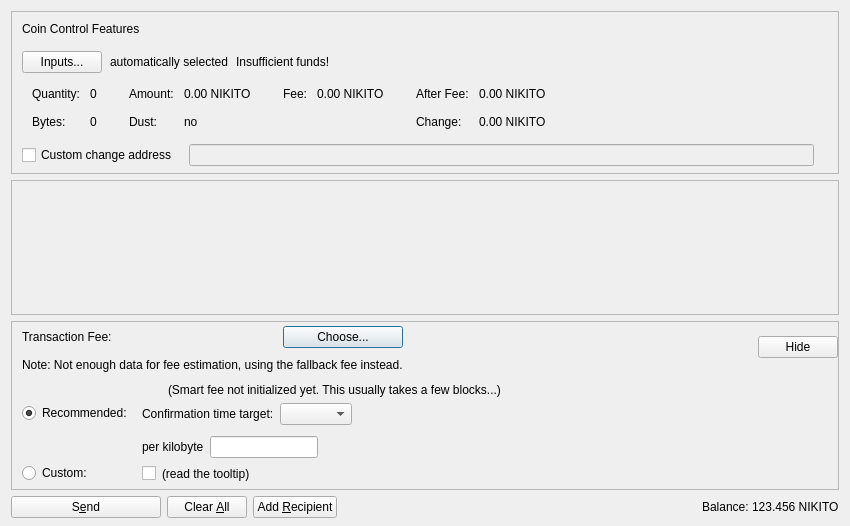
<?xml version="1.0" encoding="UTF-8"?>
<ui version="4.0">
 <class>SendCoinsDialog</class>
 <widget class="QDialog" name="SendCoinsDialog">
  <property name="geometry">
   <rect>
    <x>0</x>
    <y>0</y>
    <width>850</width>
    <height>526</height>
   </rect>
  </property>
  <property name="windowTitle">
   <string>Send Coins</string>
  </property>
  <layout class="QVBoxLayout" name="verticalLayout" stretch="0,1,0,0">
   <property name="bottomMargin">
    <number>8</number>
   </property>
   <item>
    <widget class="QFrame" name="frameCoinControl">
     <property name="sizePolicy">
      <sizepolicy hsizetype="Expanding" vsizetype="Expanding">
       <horstretch>0</horstretch>
       <verstretch>0</verstretch>
      </sizepolicy>
     </property>
     <property name="maximumSize">
      <size>
       <width>16777215</width>
       <height>16777215</height>
      </size>
     </property>
     <property name="frameShape">
      <enum>QFrame::StyledPanel</enum>
     </property>
     <property name="frameShadow">
      <enum>QFrame::Sunken</enum>
     </property>
     <layout class="QVBoxLayout" name="verticalLayoutCoinControl2">
      <property name="spacing">
       <number>0</number>
      </property>
      <property name="leftMargin">
       <number>0</number>
      </property>
      <property name="topMargin">
       <number>0</number>
      </property>
      <property name="rightMargin">
       <number>0</number>
      </property>
      <property name="bottomMargin">
       <number>6</number>
      </property>
      <item>
       <layout class="QVBoxLayout" name="verticalLayoutCoinControl" stretch="0,0,0,0,1">
        <property name="spacing">
         <number>0</number>
        </property>
        <property name="leftMargin">
         <number>10</number>
        </property>
        <property name="topMargin">
         <number>10</number>
        </property>
        <item>
         <layout class="QHBoxLayout" name="horizontalLayoutCoinControl1">
          <property name="bottomMargin">
           <number>15</number>
          </property>
          <item>
           <widget class="QLabel" name="labelCoinControlFeatures">
            <property name="sizePolicy">
             <sizepolicy hsizetype="Preferred" vsizetype="Maximum">
              <horstretch>0</horstretch>
              <verstretch>0</verstretch>
             </sizepolicy>
            </property>
            <property name="text">
             <string>Coin Control Features</string>
            </property>
           </widget>
          </item>
         </layout>
        </item>
        <item>
         <layout class="QHBoxLayout" name="horizontalLayoutCoinControl2" stretch="0,0,0,0">
          <property name="spacing">
           <number>8</number>
          </property>
          <property name="bottomMargin">
           <number>10</number>
          </property>
          <item>
           <widget class="QPushButton" name="pushButtonCoinControl">
            <property name="styleSheet">
             <string notr="true"/>
            </property>
            <property name="text">
             <string>Inputs...</string>
            </property>
            <property name="autoDefault">
             <bool>false</bool>
            </property>
           </widget>
          </item>
          <item>
           <widget class="QLabel" name="labelCoinControlAutomaticallySelected">
            <property name="text">
             <string>automatically selected</string>
            </property>
            <property name="margin">
             <number>5</number>
            </property>
           </widget>
          </item>
          <item>
           <widget class="QLabel" name="labelCoinControlInsuffFunds">
            <property name="text">
             <string>Insufficient funds!</string>
            </property>
            <property name="margin">
             <number>5</number>
            </property>
           </widget>
          </item>
          <item>
           <spacer name="horizontalSpacerCoinControl">
            <property name="orientation">
             <enum>Qt::Horizontal</enum>
            </property>
            <property name="sizeHint" stdset="0">
             <size>
              <width>40</width>
              <height>1</height>
             </size>
            </property>
           </spacer>
          </item>
         </layout>
        </item>
        <item>
         <widget class="QWidget" name="widgetCoinControl" native="true">
          <property name="sizePolicy">
           <sizepolicy hsizetype="Preferred" vsizetype="Preferred">
            <horstretch>0</horstretch>
            <verstretch>0</verstretch>
           </sizepolicy>
          </property>
          <property name="minimumSize">
           <size>
            <width>0</width>
            <height>0</height>
           </size>
          </property>
          <property name="styleSheet">
           <string notr="true"/>
          </property>
          <layout class="QHBoxLayout" name="horizontalLayoutCoinControl5">
           <property name="leftMargin">
            <number>0</number>
           </property>
           <property name="topMargin">
            <number>0</number>
           </property>
           <property name="rightMargin">
            <number>0</number>
           </property>
           <property name="bottomMargin">
            <number>0</number>
           </property>
           <item>
            <layout class="QHBoxLayout" name="horizontalLayoutCoinControl3" stretch="0,0,0,1">
             <property name="spacing">
              <number>20</number>
             </property>
             <property name="topMargin">
              <number>0</number>
             </property>
             <property name="bottomMargin">
              <number>10</number>
             </property>
             <item>
              <layout class="QFormLayout" name="formLayoutCoinControl1">
               <property name="horizontalSpacing">
                <number>10</number>
               </property>
               <property name="verticalSpacing">
                <number>14</number>
               </property>
               <property name="leftMargin">
                <number>10</number>
               </property>
               <property name="topMargin">
                <number>4</number>
               </property>
               <property name="rightMargin">
                <number>6</number>
               </property>
               <item row="0" column="0">
                <widget class="QLabel" name="labelCoinControlQuantityText">
                 <property name="text">
                  <string>Quantity:</string>
                 </property>
                 <property name="margin">
                  <number>0</number>
                 </property>
                </widget>
               </item>
               <item row="0" column="1">
                <widget class="QLabel" name="labelCoinControlQuantity">
                 <property name="cursor">
                  <cursorShape>IBeamCursor</cursorShape>
                 </property>
                 <property name="contextMenuPolicy">
                  <enum>Qt::ActionsContextMenu</enum>
                 </property>
                 <property name="text">
                  <string notr="true">0</string>
                 </property>
                 <property name="margin">
                  <number>0</number>
                 </property>
                 <property name="textInteractionFlags">
                  <set>Qt::LinksAccessibleByMouse|Qt::TextSelectableByKeyboard|Qt::TextSelectableByMouse</set>
                 </property>
                </widget>
               </item>
               <item row="1" column="0">
                <widget class="QLabel" name="labelCoinControlBytesText">
                 <property name="text">
                  <string>Bytes:</string>
                 </property>
                </widget>
               </item>
               <item row="1" column="1">
                <widget class="QLabel" name="labelCoinControlBytes">
                 <property name="cursor">
                  <cursorShape>IBeamCursor</cursorShape>
                 </property>
                 <property name="contextMenuPolicy">
                  <enum>Qt::ActionsContextMenu</enum>
                 </property>
                 <property name="text">
                  <string notr="true">0</string>
                 </property>
                 <property name="textInteractionFlags">
                  <set>Qt::LinksAccessibleByMouse|Qt::TextSelectableByKeyboard|Qt::TextSelectableByMouse</set>
                 </property>
                </widget>
               </item>
              </layout>
             </item>
             <item>
              <layout class="QFormLayout" name="formLayoutCoinControl2">
               <property name="horizontalSpacing">
                <number>10</number>
               </property>
               <property name="verticalSpacing">
                <number>14</number>
               </property>
               <property name="leftMargin">
                <number>6</number>
               </property>
               <property name="topMargin">
                <number>4</number>
               </property>
               <property name="rightMargin">
                <number>6</number>
               </property>
               <item row="0" column="0">
                <widget class="QLabel" name="labelCoinControlAmountText">
                 <property name="text">
                  <string>Amount:</string>
                 </property>
                 <property name="margin">
                  <number>0</number>
                 </property>
                </widget>
               </item>
               <item row="0" column="1">
                <widget class="QLabel" name="labelCoinControlAmount">
                 <property name="cursor">
                  <cursorShape>IBeamCursor</cursorShape>
                 </property>
                 <property name="contextMenuPolicy">
                  <enum>Qt::ActionsContextMenu</enum>
                 </property>
                 <property name="text">
                  <string notr="true">0.00 NIKITO</string>
                 </property>
                 <property name="textInteractionFlags">
                  <set>Qt::LinksAccessibleByMouse|Qt::TextSelectableByKeyboard|Qt::TextSelectableByMouse</set>
                 </property>
                </widget>
               </item>
               <item row="1" column="0">
                <widget class="QLabel" name="labelCoinControlLowOutputText">
                 <property name="text">
                  <string>Dust:</string>
                 </property>
                </widget>
               </item>
               <item row="1" column="1">
                <widget class="QLabel" name="labelCoinControlLowOutput">
                 <property name="cursor">
                  <cursorShape>IBeamCursor</cursorShape>
                 </property>
                 <property name="contextMenuPolicy">
                  <enum>Qt::ActionsContextMenu</enum>
                 </property>
                 <property name="text">
                  <string notr="true">no</string>
                 </property>
                 <property name="textInteractionFlags">
                  <set>Qt::LinksAccessibleByMouse|Qt::TextSelectableByKeyboard|Qt::TextSelectableByMouse</set>
                 </property>
                </widget>
               </item>
              </layout>
             </item>
             <item>
              <layout class="QFormLayout" name="formLayoutCoinControl3">
               <property name="horizontalSpacing">
                <number>10</number>
               </property>
               <property name="verticalSpacing">
                <number>14</number>
               </property>
               <property name="leftMargin">
                <number>6</number>
               </property>
               <property name="topMargin">
                <number>4</number>
               </property>
               <property name="rightMargin">
                <number>6</number>
               </property>
               <item row="0" column="0">
                <widget class="QLabel" name="labelCoinControlFeeText">
                 <property name="text">
                  <string>Fee:</string>
                 </property>
                 <property name="margin">
                  <number>0</number>
                 </property>
                </widget>
               </item>
               <item row="0" column="1">
                <widget class="QLabel" name="labelCoinControlFee">
                 <property name="cursor">
                  <cursorShape>IBeamCursor</cursorShape>
                 </property>
                 <property name="contextMenuPolicy">
                  <enum>Qt::ActionsContextMenu</enum>
                 </property>
                 <property name="text">
                  <string notr="true">0.00 NIKITO</string>
                 </property>
                 <property name="textInteractionFlags">
                  <set>Qt::LinksAccessibleByMouse|Qt::TextSelectableByKeyboard|Qt::TextSelectableByMouse</set>
                 </property>
                </widget>
               </item>
              </layout>
             </item>
             <item>
              <layout class="QFormLayout" name="formLayoutCoinControl4">
               <property name="horizontalSpacing">
                <number>10</number>
               </property>
               <property name="verticalSpacing">
                <number>14</number>
               </property>
               <property name="leftMargin">
                <number>6</number>
               </property>
               <property name="topMargin">
                <number>4</number>
               </property>
               <property name="rightMargin">
                <number>6</number>
               </property>
               <item row="0" column="0">
                <widget class="QLabel" name="labelCoinControlAfterFeeText">
                 <property name="text">
                  <string>After Fee:</string>
                 </property>
                 <property name="margin">
                  <number>0</number>
                 </property>
                </widget>
               </item>
               <item row="0" column="1">
                <widget class="QLabel" name="labelCoinControlAfterFee">
                 <property name="cursor">
                  <cursorShape>IBeamCursor</cursorShape>
                 </property>
                 <property name="contextMenuPolicy">
                  <enum>Qt::ActionsContextMenu</enum>
                 </property>
                 <property name="text">
                  <string notr="true">0.00 NIKITO</string>
                 </property>
                 <property name="textInteractionFlags">
                  <set>Qt::LinksAccessibleByMouse|Qt::TextSelectableByKeyboard|Qt::TextSelectableByMouse</set>
                 </property>
                </widget>
               </item>
               <item row="1" column="0">
                <widget class="QLabel" name="labelCoinControlChangeText">
                 <property name="text">
                  <string>Change:</string>
                 </property>
                </widget>
               </item>
               <item row="1" column="1">
                <widget class="QLabel" name="labelCoinControlChange">
                 <property name="cursor">
                  <cursorShape>IBeamCursor</cursorShape>
                 </property>
                 <property name="contextMenuPolicy">
                  <enum>Qt::ActionsContextMenu</enum>
                 </property>
                 <property name="text">
                  <string notr="true">0.00 NIKITO</string>
                 </property>
                 <property name="textInteractionFlags">
                  <set>Qt::LinksAccessibleByMouse|Qt::TextSelectableByKeyboard|Qt::TextSelectableByMouse</set>
                 </property>
                </widget>
               </item>
              </layout>
             </item>
            </layout>
           </item>
          </layout>
         </widget>
        </item>
        <item>
         <layout class="QHBoxLayout" name="horizontalLayoutCoinControl4" stretch="0,0,0">
          <property name="spacing">
           <number>12</number>
          </property>
          <property name="sizeConstraint">
           <enum>QLayout::SetDefaultConstraint</enum>
          </property>
          <property name="topMargin">
           <number>5</number>
          </property>
          <property name="rightMargin">
           <number>5</number>
          </property>
          <item>
           <widget class="QCheckBox" name="checkBoxCoinControlChange">
            <property name="toolTip">
             <string>If this is activated, but the change address is empty or invalid, change will be sent to a newly generated address.</string>
            </property>
            <property name="text">
             <string>Custom change address</string>
            </property>
           </widget>
          </item>
          <item>
           <widget class="QValidatedLineEdit" name="lineEditCoinControlChange">
            <property name="enabled">
             <bool>false</bool>
            </property>
            <property name="sizePolicy">
             <sizepolicy hsizetype="Expanding" vsizetype="Fixed">
              <horstretch>0</horstretch>
              <verstretch>0</verstretch>
             </sizepolicy>
            </property>
           </widget>
          </item>
          <item>
           <widget class="QLabel" name="labelCoinControlChangeLabel">
            <property name="sizePolicy">
             <sizepolicy hsizetype="Preferred" vsizetype="Expanding">
              <horstretch>0</horstretch>
              <verstretch>0</verstretch>
             </sizepolicy>
            </property>
            <property name="minimumSize">
             <size>
              <width>0</width>
              <height>0</height>
             </size>
            </property>
            <property name="text">
             <string/>
            </property>
            <property name="margin">
             <number>3</number>
            </property>
           </widget>
          </item>
         </layout>
        </item>
        <item>
         <spacer name="verticalSpacerCoinControl">
          <property name="orientation">
           <enum>Qt::Vertical</enum>
          </property>
          <property name="sizeHint" stdset="0">
           <size>
            <width>800</width>
            <height>1</height>
           </size>
          </property>
         </spacer>
        </item>
       </layout>
      </item>
     </layout>
    </widget>
   </item>
   <item>
    <widget class="QScrollArea" name="scrollArea">
     <property name="widgetResizable">
      <bool>true</bool>
     </property>
     <widget class="QWidget" name="scrollAreaWidgetContents">
      <property name="geometry">
       <rect>
        <x>0</x>
        <y>0</y>
        <width>830</width>
        <height>104</height>
       </rect>
      </property>
      <layout class="QVBoxLayout" name="verticalLayout_2" stretch="0,1">
       <property name="leftMargin">
        <number>0</number>
       </property>
       <property name="topMargin">
        <number>0</number>
       </property>
       <property name="rightMargin">
        <number>0</number>
       </property>
       <property name="bottomMargin">
        <number>0</number>
       </property>
       <item>
        <layout class="QVBoxLayout" name="entries">
         <property name="spacing">
          <number>6</number>
         </property>
        </layout>
       </item>
       <item>
        <spacer name="verticalSpacer">
         <property name="orientation">
          <enum>Qt::Vertical</enum>
         </property>
         <property name="sizeHint" stdset="0">
          <size>
           <width>20</width>
           <height>40</height>
          </size>
         </property>
        </spacer>
       </item>
      </layout>
     </widget>
    </widget>
   </item>
   <item>
    <widget class="QFrame" name="frameFee">
     <property name="sizePolicy">
      <sizepolicy hsizetype="Expanding" vsizetype="Expanding">
       <horstretch>0</horstretch>
       <verstretch>0</verstretch>
      </sizepolicy>
     </property>
     <property name="maximumSize">
      <size>
       <width>16777215</width>
       <height>16777215</height>
      </size>
     </property>
     <property name="frameShape">
      <enum>QFrame::StyledPanel</enum>
     </property>
     <property name="frameShadow">
      <enum>QFrame::Sunken</enum>
     </property>
     <layout class="QVBoxLayout" name="verticalLayoutFee1">
      <property name="spacing">
       <number>0</number>
      </property>
      <property name="leftMargin">
       <number>0</number>
      </property>
      <property name="topMargin">
       <number>0</number>
      </property>
      <property name="rightMargin">
       <number>0</number>
      </property>
      <property name="bottomMargin">
       <number>0</number>
      </property>
      <item>
       <layout class="QVBoxLayout" name="verticalLayoutFee2" stretch="0,0,0">
        <property name="spacing">
         <number>0</number>
        </property>
        <property name="leftMargin">
         <number>10</number>
        </property>
        <property name="topMargin">
         <number>0</number>
        </property>
        <item>
         <layout class="QHBoxLayout" name="horizontalLayoutFee1">
          <property name="bottomMargin">
           <number>0</number>
          </property>
          <item>
           <layout class="QVBoxLayout" name="verticalLayoutFee7">
            <property name="spacing">
             <number>0</number>
            </property>
            <item>
             <spacer name="verticalSpacerSmartFee">
              <property name="orientation">
               <enum>Qt::Vertical</enum>
              </property>
              <property name="sizeType">
               <enum>QSizePolicy::Fixed</enum>
              </property>
              <property name="sizeHint" stdset="0">
               <size>
                <width>1</width>
                <height>4</height>
               </size>
              </property>
             </spacer>
            </item>
            <item>
             <layout class="QHBoxLayout" name="horizontalLayoutSmartFee">
              <property name="spacing">
               <number>10</number>
              </property>
              <item>
               <widget class="QLabel" name="labelFeeHeadline">
                <property name="sizePolicy">
                 <sizepolicy hsizetype="Preferred" vsizetype="Maximum">
                  <horstretch>0</horstretch>
                  <verstretch>0</verstretch>
                 </sizepolicy>
                </property>
                <property name="text">
                 <string>Transaction Fee:</string>
                </property>
               </widget>
              </item>
              <item>
               <widget class="QLabel" name="labelFeeMinimized">
                <property name="text">
                 <string/>
                </property>
               </widget>
              </item>
              <item>
               <widget class="QPushButton" name="buttonChooseFee">
                <property name="text">
                 <string>Choose...</string>
                </property>
               </widget>
              </item>
             </layout>
            </item>
            <item>
             <spacer name="verticalSpacer_7">
              <property name="orientation">
               <enum>Qt::Vertical</enum>
              </property>
              <property name="sizeHint" stdset="0">
               <size>
                <width>1</width>
                <height>10</height>
               </size>
              </property>
             </spacer>
            </item>
            <item>
             <widget class="QLabel" name="fallbackFeeWarningLabel">
              <property name="toolTip">
               <string>Using the fallbackfee can result in sending a transaction that will take several hours or days (or never) to confirm. Consider choosing your fee manually or wait until you have validated the complete chain.</string>
              </property>
              <property name="text">
               <string>Note: Not enough data for fee estimation, using the fallback fee instead.</string>
              </property>
              <property name="wordWrap">
               <bool>false</bool>
              </property>
             </widget>
            </item>
            <item>
             <spacer name="verticalSpacer_5">
              <property name="orientation">
               <enum>Qt::Vertical</enum>
              </property>
              <property name="sizeHint" stdset="0">
               <size>
                <width>1</width>
                <height>1</height>
               </size>
              </property>
             </spacer>
            </item>
           </layout>
          </item>
          <item>
           <spacer name="horizontalSpacer_4">
            <property name="orientation">
             <enum>Qt::Horizontal</enum>
            </property>
            <property name="sizeHint" stdset="0">
             <size>
              <width>1</width>
              <height>1</height>
             </size>
            </property>
           </spacer>
          </item>
          <item>
           <widget class="QPushButton" name="buttonMinimizeFee">
            <property name="toolTip">
             <string>collapse fee-settings</string>
            </property>
            <property name="text">
             <string>Hide</string>
            </property>
           </widget>
          </item>
         </layout>
        </item>
        <item>
         <widget class="QFrame" name="frameFeeSelection">
          <layout class="QVBoxLayout" name="verticalLayoutFee12">
           <property name="spacing">
            <number>0</number>
           </property>
           <property name="leftMargin">
            <number>0</number>
           </property>
           <property name="topMargin">
            <number>0</number>
           </property>
           <property name="rightMargin">
            <number>0</number>
           </property>
           <property name="bottomMargin">
            <number>0</number>
           </property>
           <item>
            <layout class="QGridLayout" name="gridLayoutFee">
             <property name="topMargin">
              <number>10</number>
             </property>
             <property name="bottomMargin">
              <number>4</number>
             </property>
             <property name="horizontalSpacing">
              <number>10</number>
             </property>
             <property name="verticalSpacing">
              <number>4</number>
             </property>
             <item row="1" column="1">
              <layout class="QVBoxLayout" name="verticalLayoutFee8">
               <property name="spacing">
                <number>6</number>
               </property>
               <property name="topMargin">
                <number>3</number>
               </property>
               <item>
                <layout class="QHBoxLayout" name="horizontalLayoutFee13" stretch="0,0,1">
                 <item>
                  <widget class="QLabel" name="labelCustomPerKilobyte">
                   <property name="toolTip">
                    <string>If the custom fee is set to 1000 ruffs and the transaction is only 250 bytes, then &quot;per kilobyte&quot; only pays 250 ruffs in fee,&lt;br /&gt;while &quot;at least&quot; pays 1000 ruffs. For transactions bigger than a kilobyte both pay by kilobyte.</string>
                   </property>
                   <property name="text">
                    <string>per kilobyte</string>
                   </property>
                  </widget>
                 </item>
                 <item>
                  <widget class="BitcoinAmountField" name="customFee"/>
                 </item>
                 <item>
                  <spacer name="horizontalSpacer_6">
                   <property name="orientation">
                    <enum>Qt::Horizontal</enum>
                   </property>
                   <property name="sizeHint" stdset="0">
                    <size>
                     <width>1</width>
                     <height>1</height>
                    </size>
                   </property>
                  </spacer>
                 </item>
                </layout>
               </item>
               <item>
                <layout class="QHBoxLayout" name="horizontalLayoutFee8">
                 <item>
                  <widget class="QCheckBox" name="checkBoxMinimumFee">
                   <property name="toolTip">
                    <string>Paying only the minimum fee is just fine as long as there is less transaction volume than space in the blocks.&lt;br /&gt;But be aware that this can end up in a never confirming transaction once there is more demand for nikito transactions than the network can process.</string>
                   </property>
                   <property name="text">
                    <string/>
                   </property>
                  </widget>
                 </item>
                 <item>
                  <widget class="QLabel" name="labelMinFeeWarning">
                   <property name="enabled">
                    <bool>true</bool>
                   </property>
                   <property name="toolTip">
                    <string>Paying only the minimum fee is just fine as long as there is less transaction volume than space in the blocks.&lt;br /&gt;But be aware that this can end up in a never confirming transaction once there is more demand for nikito transactions than the network can process.</string>
                   </property>
                   <property name="text">
                    <string>(read the tooltip)</string>
                   </property>
                   <property name="margin">
                    <number>5</number>
                   </property>
                  </widget>
                 </item>
                 <item>
                  <spacer name="horizontalSpacer_2">
                   <property name="orientation">
                    <enum>Qt::Horizontal</enum>
                   </property>
                   <property name="sizeHint" stdset="0">
                    <size>
                     <width>1</width>
                     <height>1</height>
                    </size>
                   </property>
                  </spacer>
                 </item>
                </layout>
               </item>
              </layout>
             </item>
             <item row="0" column="0">
              <layout class="QVBoxLayout" name="verticalLayoutFee4" stretch="0,1">
               <property name="topMargin">
                <number>20</number>
               </property>
               <property name="bottomMargin">
                <number>3</number>
               </property>
               <item>
                <widget class="QRadioButton" name="radioSmartFee">
                 <property name="text">
                  <string>Recommended:</string>
                 </property>
                 <property name="checked">
                  <bool>true</bool>
                 </property>
                 <attribute name="buttonGroup">
                  <string notr="true">groupFee</string>
                 </attribute>
                </widget>
               </item>
               <item>
                <spacer name="verticalSpacer_2">
                 <property name="orientation">
                  <enum>Qt::Vertical</enum>
                 </property>
                 <property name="sizeHint" stdset="0">
                  <size>
                   <width>1</width>
                   <height>1</height>
                  </size>
                 </property>
                </spacer>
               </item>
              </layout>
             </item>
             <item row="1" column="0">
              <layout class="QVBoxLayout" name="verticalLayoutFee9" stretch="0,1">
               <property name="topMargin">
                <number>30</number>
               </property>
               <item>
                <widget class="QRadioButton" name="radioCustomFee">
                 <property name="text">
                  <string>Custom:</string>
                 </property>
                 <attribute name="buttonGroup">
                  <string notr="true">groupFee</string>
                 </attribute>
                </widget>
               </item>
               <item>
                <spacer name="verticalSpacer_6">
                 <property name="orientation">
                  <enum>Qt::Vertical</enum>
                 </property>
                 <property name="sizeHint" stdset="0">
                  <size>
                   <width>1</width>
                   <height>1</height>
                  </size>
                 </property>
                </spacer>
               </item>
              </layout>
             </item>
             <item row="0" column="1">
              <layout class="QVBoxLayout" name="verticalLayoutFee3" stretch="0,0,1">
               <property name="spacing">
                <number>6</number>
               </property>
               <property name="topMargin">
                <number>0</number>
               </property>
               <property name="bottomMargin">
                <number>3</number>
               </property>
               <item>
                <layout class="QHBoxLayout" name="horizontalLayoutFee12">
                 <item>
                  <widget class="QLabel" name="labelSmartFee">
                   <property name="text">
                    <string/>
                   </property>
                   <property name="margin">
                    <number>2</number>
                   </property>
                  </widget>
                 </item>
                 <item>
                  <widget class="QLabel" name="labelFeeEstimation">
                   <property name="text">
                    <string/>
                   </property>
                  </widget>
                 </item>
                 <item>
                  <widget class="QLabel" name="labelSmartFee2">
                   <property name="text">
                    <string>(Smart fee not initialized yet. This usually takes a few blocks...)</string>
                   </property>
                   <property name="margin">
                    <number>2</number>
                   </property>
                  </widget>
                 </item>
                 <item>
                  <spacer name="horizontalSpacer_5">
                   <property name="orientation">
                    <enum>Qt::Horizontal</enum>
                   </property>
                   <property name="sizeHint" stdset="0">
                    <size>
                     <width>1</width>
                     <height>1</height>
                    </size>
                   </property>
                  </spacer>
                 </item>
                </layout>
               </item>
               <item>
                <layout class="QHBoxLayout" name="horizontalLayoutFee9">
                 <item>
                  <layout class="QVBoxLayout" name="verticalLayoutFee6">
                   <item>
                    <widget class="QLabel" name="labelSmartFee3">
                     <property name="text">
                      <string>Confirmation time target:</string>
                     </property>
                     <property name="margin">
                      <number>2</number>
                     </property>
                    </widget>
                   </item>
                  </layout>
                 </item>
                 <item>
                  <layout class="QVBoxLayout" name="verticalLayoutFee5">
                   <property name="rightMargin">
                    <number>30</number>
                   </property>
                   <item>
                    <layout class="QHBoxLayout" name="horizontalLayoutConfTarget">
                     <property name="bottomMargin">
                      <number>0</number>
                     </property>
                     <item>
                      <widget class="QComboBox" name="confTargetSelector"/>
                     </item>
                     <item>
                      <spacer name="horizontalSpacerConfTarget">
                       <property name="orientation">
                        <enum>Qt::Horizontal</enum>
                       </property>
                       <property name="sizeHint" stdset="0">
                        <size>
                         <width>40</width>
                         <height>20</height>
                        </size>
                       </property>
                      </spacer>
                     </item>
                    </layout>
                   </item>
                  </layout>
                 </item>
                </layout>
               </item>
               <item>
                <spacer name="verticalSpacer_4">
                 <property name="orientation">
                  <enum>Qt::Vertical</enum>
                 </property>
                 <property name="sizeHint" stdset="0">
                  <size>
                   <width>1</width>
                   <height>1</height>
                  </size>
                 </property>
                </spacer>
               </item>
              </layout>
             </item>
            </layout>
           </item>
          </layout>
         </widget>
        </item>
        <item>
         <spacer name="verticalSpacerFee">
          <property name="orientation">
           <enum>Qt::Vertical</enum>
          </property>
          <property name="sizeHint" stdset="0">
           <size>
            <width>800</width>
            <height>1</height>
           </size>
          </property>
         </spacer>
        </item>
       </layout>
      </item>
     </layout>
    </widget>
   </item>
   <item>
    <layout class="QHBoxLayout" name="horizontalLayout">
     <item>
      <widget class="QPushButton" name="sendButton">
       <property name="minimumSize">
        <size>
         <width>150</width>
         <height>0</height>
        </size>
       </property>
       <property name="toolTip">
        <string>Confirm the send action</string>
       </property>
       <property name="text">
        <string>S&amp;end</string>
       </property>
       <property name="autoDefault">
        <bool>false</bool>
       </property>
       <property name="default">
        <bool>false</bool>
       </property>
      </widget>
     </item>
     <item>
      <widget class="QPushButton" name="clearButton">
       <property name="sizePolicy">
        <sizepolicy hsizetype="Minimum" vsizetype="Fixed">
         <horstretch>0</horstretch>
         <verstretch>0</verstretch>
        </sizepolicy>
       </property>
       <property name="toolTip">
        <string>Clear all fields of the form.</string>
       </property>
       <property name="text">
        <string>Clear &amp;All</string>
       </property>
       <property name="autoDefault">
        <bool>false</bool>
       </property>
      </widget>
     </item>
     <item>
      <widget class="QPushButton" name="addButton">
       <property name="toolTip">
        <string>Send to multiple recipients at once</string>
       </property>
       <property name="text">
        <string>Add &amp;Recipient</string>
       </property>
       <property name="autoDefault">
        <bool>false</bool>
       </property>
      </widget>
     </item>
     <item>
      <spacer name="horizontalSpacer">
       <property name="orientation">
        <enum>Qt::Horizontal</enum>
       </property>
       <property name="sizeHint" stdset="0">
        <size>
         <width>40</width>
         <height>20</height>
        </size>
       </property>
      </spacer>
     </item>
     <item>
      <layout class="QHBoxLayout" name="horizontalLayout_2">
       <property name="spacing">
        <number>3</number>
       </property>
       <item>
        <widget class="QLabel" name="labelBalanceText">
         <property name="text">
          <string>Balance:</string>
         </property>
        </widget>
       </item>
       <item>
        <widget class="QLabel" name="labelBalance">
         <property name="sizePolicy">
          <sizepolicy hsizetype="Preferred" vsizetype="Preferred">
           <horstretch>0</horstretch>
           <verstretch>0</verstretch>
          </sizepolicy>
         </property>
         <property name="cursor">
          <cursorShape>IBeamCursor</cursorShape>
         </property>
         <property name="text">
          <string notr="true">123.456 NIKITO</string>
         </property>
         <property name="textInteractionFlags">
          <set>Qt::LinksAccessibleByMouse|Qt::TextSelectableByKeyboard|Qt::TextSelectableByMouse</set>
         </property>
        </widget>
       </item>
      </layout>
     </item>
    </layout>
   </item>
  </layout>
 </widget>
 <customwidgets>
  <customwidget>
   <class>QValidatedLineEdit</class>
   <extends>QLineEdit</extends>
   <header>qt/qvalidatedlineedit.h</header>
  </customwidget>
  <customwidget>
   <class>BitcoinAmountField</class>
   <extends>QLineEdit</extends>
   <header>qt/bitcoinamountfield.h</header>
   <container>1</container>
  </customwidget>
 </customwidgets>
 <resources>
  <include location="../nikito.qrc"/>
 </resources>
 <connections/>
 <buttongroups>
  <buttongroup name="groupFee"/>
 </buttongroups>
</ui>
